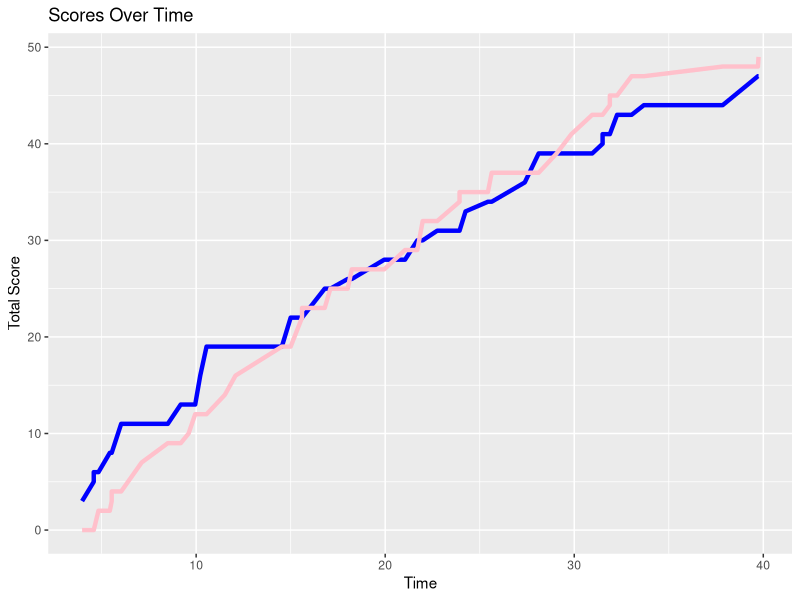

This figure's R source: (Note: this script raises an error after producing the figure.)
## ---- chunk 1

library(tidyverse)
library(ggplot2)

## ---- chunk 2

data<- read.table("UWvMSU_1-22-13.txt", header = TRUE)

data
## ---- chunk 3

data['UW'] <- 0
data['MSU'] <- 0

data$UW[1] = data$score[1]

for (i in 2:length(data$score)) {
  if (data$team[i] == "UW") {
    data$UW[i] <- ((data$UW[i-1])+data$score[i])
  } else {
    data$UW[i] <- ((data$UW[i-1]))
  }
  if (data$team[i] == "MSU") {
    data$MSU[i] <- ((data$MSU[i-1])+data$score[i])
  } else {
    data$MSU[i] <- ((data$MSU[i-1]))
  }
}
## ---- chunk 4
#plotting the graph

ggplot(data, aes(x=time)) +
geom_line(aes(y=UW), color='blue', linewidth=1.5) +
geom_line(aes(y=MSU), color='pink', linewidth=1.5) +
labs(title='Scores Over Time', x='Time', y='Total Score')

## ---- chunk 5
#Question 2: guessing game


  number <- sample(1:100, 1)
  total <- 10
  print("I'm thinking of a number 1-100...")

  for (i in 1:total) {
    guess <- as.integer(readline(prompt = "Enter your guess: "))
    if (guess == number) {
      print("Correct!")
      break
    } else if (guess < number) {
      print("Higher")
    } else {
      print("Lower")
    }
  }


